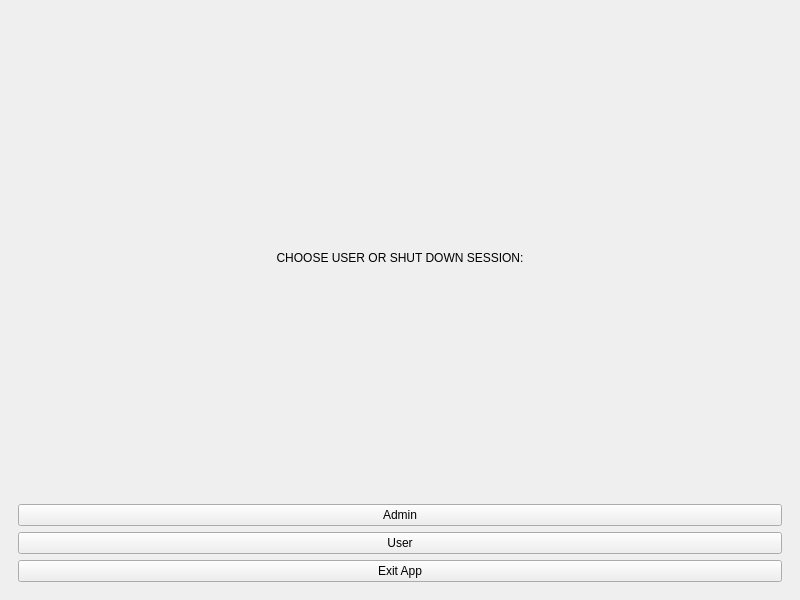
<?xml version="1.0" encoding="UTF-8"?>
<ui version="4.0">
    <class>MainWindow</class>
    <widget class="QMainWindow" name="MainWindow">
        <property name="geometry">
            <rect>
                <x>0</x>
                <y>0</y>
                <width>800</width>
                <height>600</height>
            </rect>
        </property>
        <widget class="QWidget" name="centralwidget">
            <layout class="QVBoxLayout" name="mainLayout">
                <item>
                    <widget class="QStackedWidget" name="stackedWidget">
                        <!-- === MAIN MENU === -->
                        <widget class="QWidget" name="pageMainMenu">
                            <layout class="QVBoxLayout" name="mainMenuLayout">
                                <item>
                                    <widget class="QLabel" name="mainLabel">
                                        <property name="text">
                                            <string>CHOOSE USER OR SHUT DOWN SESSION:</string>
                                        </property>
                                        <property name="alignment">
                                            <set>Qt::AlignCenter</set>
                                        </property>
                                    </widget>
                                </item>
                                <item><widget class="QPushButton" name="adminButton"><property name="text"><string>Admin</string></property></widget></item>
                                <item><widget class="QPushButton" name="userButton"><property name="text"><string>User</string></property></widget></item>
                                <item><widget class="QPushButton" name="exitButton"><property name="text"><string>Exit App</string></property></widget></item>
                            </layout>
                        </widget>

                        <!-- === ADMIN PAGE === -->
                        <widget class="QWidget" name="pageAdmin">
                            <layout class="QVBoxLayout">
                                <item>
                                    <layout class="QHBoxLayout">
                                        <item><widget class="QPushButton" name="addButton"><property name="text"><string>Add Dog</string></property></widget></item>
                                        <item><widget class="QPushButton" name="deleteButton"><property name="text"><string>Remove Dog</string></property></widget></item>
                                        <item><widget class="QPushButton" name="updateButton"><property name="text"><string>Update Dog</string></property></widget></item>
                                        <item><widget class="QPushButton" name="viewButton"><property name="text"><string>View Dogs</string></property></widget></item>
                                        <item><widget class="QPushButton" name="undoButton"><property name="text"><string>Undo</string></property></widget></item>
                                        <item><widget class="QPushButton" name="redoButton"><property name="text"><string>Redo</string></property></widget></item>
                                        <item><widget class="QPushButton" name="logoutAdminButton"><property name="text"><string>Back</string></property></widget></item>
                                    </layout>
                                </item>
                                <item>
                                    <widget class="QStackedWidget" name="adminForms">
                                        <!-- === ADD FORM === -->
                                        <widget class="QWidget" name="formAdd">
                                            <layout class="QFormLayout">
                                                <item row="0" column="0"><widget class="QLabel"><property name="text"><string>Name:</string></property></widget></item>
                                                <item row="0" column="1"><widget class="QLineEdit" name="nameEdit"/></item>
                                                <item row="1" column="0"><widget class="QLabel"><property name="text"><string>Breed:</string></property></widget></item>
                                                <item row="1" column="1"><widget class="QLineEdit" name="breedEdit"/></item>
                                                <item row="2" column="0"><widget class="QLabel"><property name="text"><string>Age:</string></property></widget></item>
                                                <item row="2" column="1"><widget class="QLineEdit" name="ageEdit"/></item>
                                                <item row="3" column="0"><widget class="QLabel"><property name="text"><string>Photo:</string></property></widget></item>
                                                <item row="3" column="1"><widget class="QLineEdit" name="photoEdit"/></item>
                                                <item row="4" column="1"><widget class="QPushButton" name="submitAddButton"><property name="text"><string>Submit Add</string></property></widget></item>
                                            </layout>
                                        </widget>

                                        <!-- === DELETE FORM === -->
                                        <widget class="QWidget" name="formDelete">
                                            <layout class="QFormLayout">
                                                <item row="0" column="0"><widget class="QLabel"><property name="text"><string>Photograph:</string></property></widget></item>
                                                <item row="0" column="1"><widget class="QLineEdit" name="photoDeleteEdit"/></item>
                                                <item row="1" column="1"><widget class="QPushButton" name="submitDeleteButton"><property name="text"><string>Submit Delete</string></property></widget></item>
                                            </layout>
                                        </widget>

                                        <!-- === UPDATE FORM === -->
                                        <widget class="QWidget" name="formUpdate">
                                            <layout class="QFormLayout">
                                                <item row="0" column="0"><widget class="QLabel"><property name="text"><string>Photograph:</string></property></widget></item>
                                                <item row="0" column="1"><widget class="QLineEdit" name="photoUpdateEdit"/></item>
                                                <item row="1" column="0"><widget class="QLabel"><property name="text"><string>Name:</string></property></widget></item>
                                                <item row="1" column="1"><widget class="QLineEdit" name="nameUpdateEdit"/></item>
                                                <item row="2" column="0"><widget class="QLabel"><property name="text"><string>Breed:</string></property></widget></item>
                                                <item row="2" column="1"><widget class="QLineEdit" name="breedUpdateEdit"/></item>
                                                <item row="3" column="0"><widget class="QLabel"><property name="text"><string>Age:</string></property></widget></item>
                                                <item row="3" column="1"><widget class="QLineEdit" name="ageUpdateEdit"/></item>
                                                <item row="4" column="1"><widget class="QPushButton" name="submitUpdateButton"><property name="text"><string>Submit Update</string></property></widget></item>
                                            </layout>
                                        </widget>
                                    </widget>
                                </item>
                            </layout>
                        </widget>

                        <!-- === USER PAGE === -->
                        <widget class="QWidget" name="pageUser">
                            <layout class="QVBoxLayout">
                                <item><widget class="QLabel"><property name="text"><string>Choose adoption file format (csv/html):</string></property></widget></item>
                                <item><widget class="QLineEdit" name="formatEdit"/></item>
                                <item><widget class="QPushButton" name="confirmFormatButton"><property name="text"><string>Confirm Format</string></property></widget></item>
                                <item><widget class="QPushButton" name="seeOneByOneButton"><property name="text"><string>See dogs one by one</string></property></widget></item>
                                <item><widget class="QPushButton" name="filterButton"><property name="text"><string>See dogs by breed and age</string></property></widget></item>
                                <item><widget class="QPushButton" name="viewListButton"><property name="text"><string>See adoption list</string></property></widget></item>
                                <item><widget class="QPushButton" name="openFileButton"><property name="text"><string>Open adoption file</string></property></widget></item>
                                <item><widget class="QPushButton" name="logoutUserButton"><property name="text"><string>Log out</string></property></widget></item>
                            </layout>
                        </widget>

                    </widget>
                </item>
            </layout>
        </widget>
    </widget>
    <resources/>
    <connections/>
</ui>
